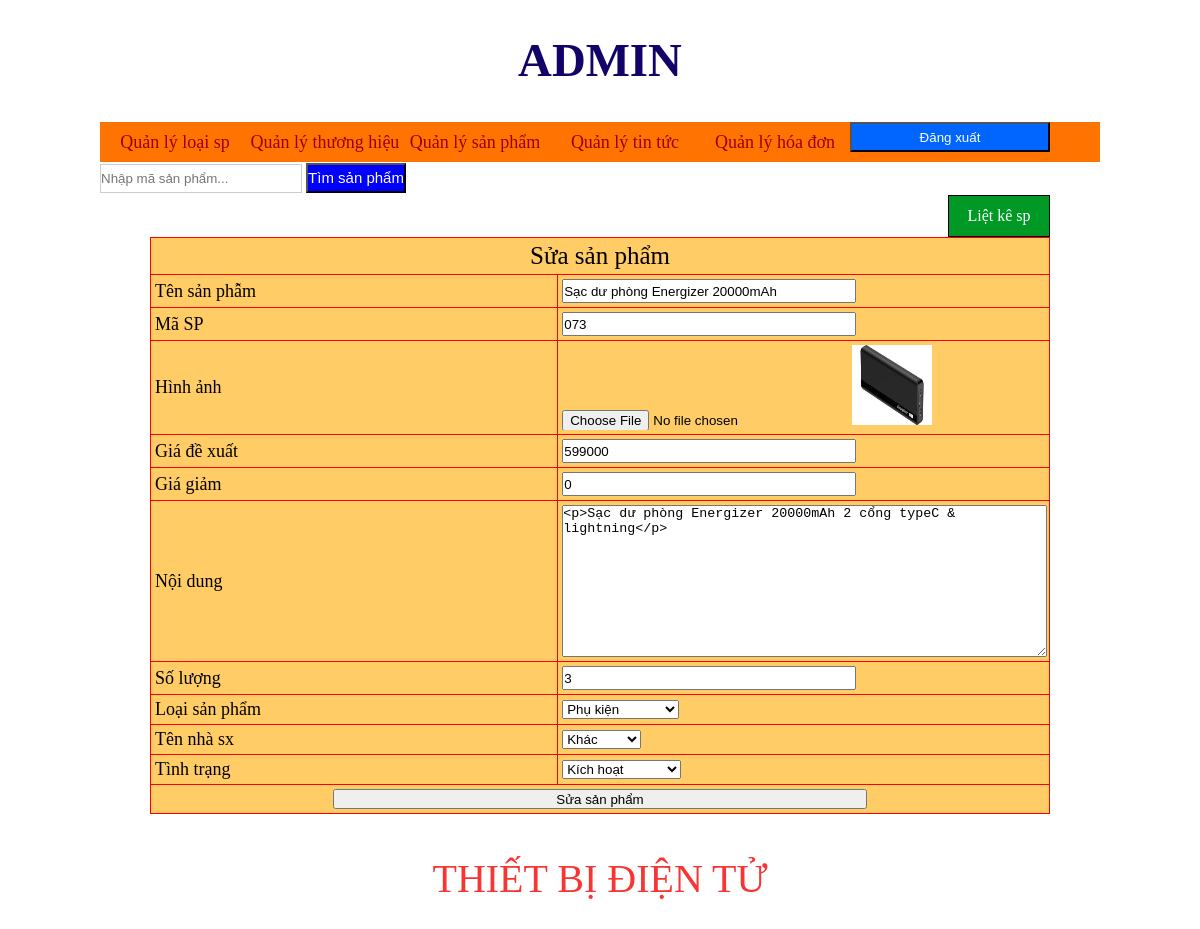
/admincp/index.php?quanly=sanpham&ac=sua&id=167 (signed in), run on the app's committed database.
### tables this page shows
CREATE TABLE IF NOT EXISTS `sanpham` (
`idsanpham` int(11) NOT NULL,
  `tensp` varchar(255) NOT NULL,
  `masp` varchar(255) NOT NULL,
  `hinhanh` varchar(100) NOT NULL,
  `giadexuat` float NOT NULL,
  `giagiam` float NOT NULL,
  `soluong` int(11) NOT NULL,
  `loaisp` int(11) NOT NULL,
  `nhasx` int(11) NOT NULL,
  `tinhtrang` varchar(100) NOT NULL,
  `noidung` longtext NOT NULL
);

### admincp/modules/quanlysanpham/sua.php (the view, shortened to what this page needs)
<?php
	$sql = "select * from sanpham where idsanpham='$_GET[id]' ";
	$row=mysql_query($sql);
	$dong=mysql_fetch_array($row);
 ?>
<div class="button_themsp">
<a href="index.php?quanly=sanpham&ac=lietke">Liệt kê sp</a>
</div>
<form action="modules/quanlysanpham/xuly.php?id=<?php echo $dong['idsanpham'] ?>" method="post" enctype="multipart/form-data">
<h3>&nbsp;</h3>
<table width="600" border="1">
  <tr>
    <td colspan="2" style="text-align:center;font-size:25px;">Sửa sản phẩm</td>
  </tr>
  <tr>
    <td width="97">Tên sản phẫm</td>
    <td width="87"><input type="text" name="tensp" value="<?php echo $dong['tensp'] ?>"></td>
  </tr>
  <tr>
    <td>Mã SP</td>
    <td><input type="text" name="masp" value="<?php echo $dong['masp'] ?>"></td>
  </tr>
  <tr>
    <td>Hình ảnh</td>
    <td><input type="file" name="hinhanh" /><img src="modules/quanlysanpham/uploads/<?php echo $dong['hinhanh'] ?>" width="80" height="80"></td>
  </tr>
  <tr>
    <td>Giá đề xuất</td>
    <td><input type="text" name="giadexuat" value="<?php echo $dong['giadexuat'] ?>"></td>
  </tr>
  <tr>
    <td>Giá giảm</td>
    <td><input type="text" name="giagiam" value="<?php echo $dong['giagiam'] ?>"></td>
  </tr>
  <tr>
    <td>Nội dung</td>
    <td><textarea name="noidung" cols="40" rows="10"><?php echo $dong['noidung'] ?></textarea></td>
  </tr>
  <tr>
    <td>Số lượng</td>
    <td><input type="text" name="soluong" value="<?php echo $dong['soluong'] ?>"></td>
  </tr>
  <tr>
  <?php
  $sql_loaisp = "select * from loaisp";
  $row_loaisp=mysql_query($sql_loaisp);
  ?>
    <td>Loại sản phẩm</td>
    <td><select name="loaisp">
     <?php
	while($dong_loaisp=mysql_fetch_array($row_loaisp)){
		if($dong['loaisp']==$dong_loaisp['idloaisp']){
	?>
    	<option selected="selected" value="<?php echo $dong_loaisp['idloaisp'] ?>"><?php echo $dong_loaisp['tenloaisp'] ?></option>
        <?php
	}else{
		?>
       <option value="<?php echo $dong_loaisp['idloaisp'] ?>"><?php echo $dong_loaisp['tenloaisp'] ?></option>
        <?php
	}
	}
		?>
    </select></td>
  </tr>
  <tr>
      <?php
  $sql_hieusp = "select * from hieusp";
  $row_hieusp=mysql_query($sql_hieusp);
  ?>
    <td>Tên nhà sx</td>
    <td><select name="nhasx">
    <?php
	while($dong_hieusp=mysql_fetch_array($row_hieusp)){
		if($dong['nhasx']==$dong_hieusp['idhieusp']){
	?>
    	<option selected="selected" value="<?php echo $dong_hieusp['idhieusp'] ?>"><?php echo $dong_hieusp['tenhieusp'] ?></option>
        <?php
	}else{
		?>
        <option value="<?php echo $dong_hieusp['idhieusp'] ?>"><?php echo $dong_hieusp['tenhieusp'] ?></option>
        <?php
	}
	}
		?>
    </select></td>
  </tr>
  <tr>
    <td>Tình trạng</td>
    <td><select name="tinhtrang">
    <option value="1">Kích hoạt</option>
    </select></td>
  </tr>
  <tr>
    <td colspan="2"><div align="center">
      <input type="submit" name="sua" value="Sửa sản phẩm">
    </div></td>
  </tr>
</table>
</form>

### admincp/style/css.css (style rules this page uses)
body { background:#fff; }
* { padding:0; margin:0; }
table { border-collapse:collapse; width:100%; background-color:#FC6; border:1px solid #F00; }
textarea { width:100%; resize:auto; }
table tr td { color:#000; font-size:18px; padding:4px; }
input { width:60%; height:20px; }
.button_themsp { width:100px; height:40px; border:1px solid #000; text-align:center; background:rgb(0, 153, 38); line-height:40px; color:#fff; float:right; }
.button_themsp a { color:#fff; display:block; text-decoration:none; }

### admincp/modules/menu.php (style rules this page uses)
.button_themsp { width:100px; height:40px; border:1px solid #000; text-align:center; background:rgb(0, 153, 38); line-height:40px; color:#fff; float:right; }

### data on the page
sanpham: tensp "Sạc dư phòng Energizer 20000mAh", masp "073", hinhanh (picture), giadexuat "599000", giagiam "0", noidung "<p>Sạc dư phòng Energizer 20000mAh 2 cổng typeC & lightning</p>", soluong "3"

### other printed values
form field loaisp "Phụ kiện"
form field nhasx "Khác"
